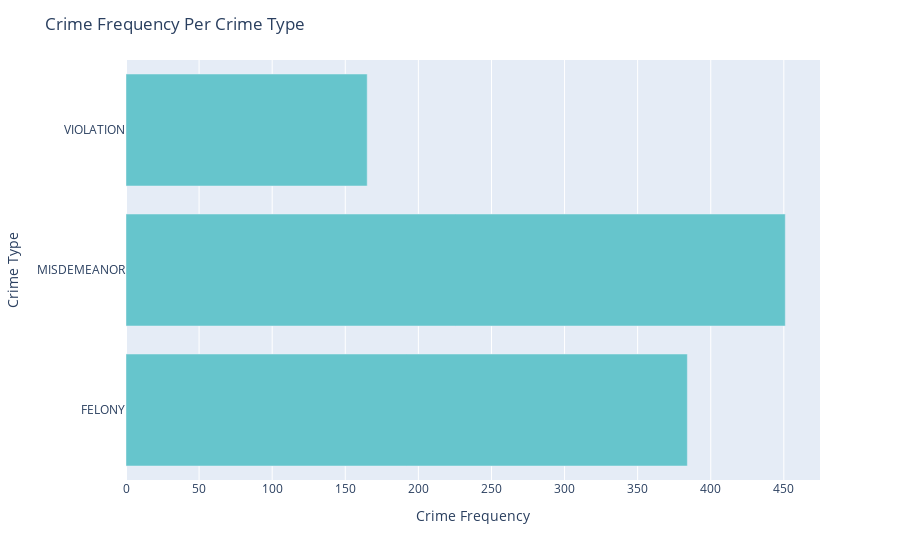

Notebook code for this chart:
### Code cell
# visualize the data 
crime_type_fig = px.bar(crime_type, x=crime_type.values, y=crime_type.index, color_discrete_sequence=px.colors.qualitative.Pastel)
# change the x and y label
crime_type_fig.update_layout(xaxis_title='Crime Frequency', yaxis_title='Crime Type', title='Crime Frequency Per Crime Type')
crime_type_fig.update_traces(hovertemplate='<br>crime_freq=%{x}</br>crime_type=%{y}')
crime_type_fig.show()

### Figure 1 — Plotly figure (JSON) as saved in the notebook; plotly's stock layout.template omitted (floating-point values rounded to 4 significant figures)
{"data": [{"alignmentgroup": "True", "hovertemplate": "<br>crime_freq=%{x}</br>crime_type=%{y}", "legendgroup": "", "marker": {"color": "rgb(102, 197, 204)", "pattern": {"shape": ""}}, "name": "", "offsetgroup": "", "orientation": "h", "showlegend": false, "textposition": "auto", "type": "bar", "x": [384, 451, 165], "xaxis": "x", "y": ["FELONY", "MISDEMEANOR", "VIOLATION"], "yaxis": "y"}], "layout": {"barmode": "relative", "legend": {"tracegroupgap": 0}, "margin": {"t": 60}, "title": {"text": "Crime Frequency Per Crime Type"}, "xaxis": {"anchor": "y", "domain": [0, 1], "title": {"text": "Crime Frequency"}}, "yaxis": {"anchor": "x", "domain": [0, 1], "title": {"text": "Crime Type"}}}}
